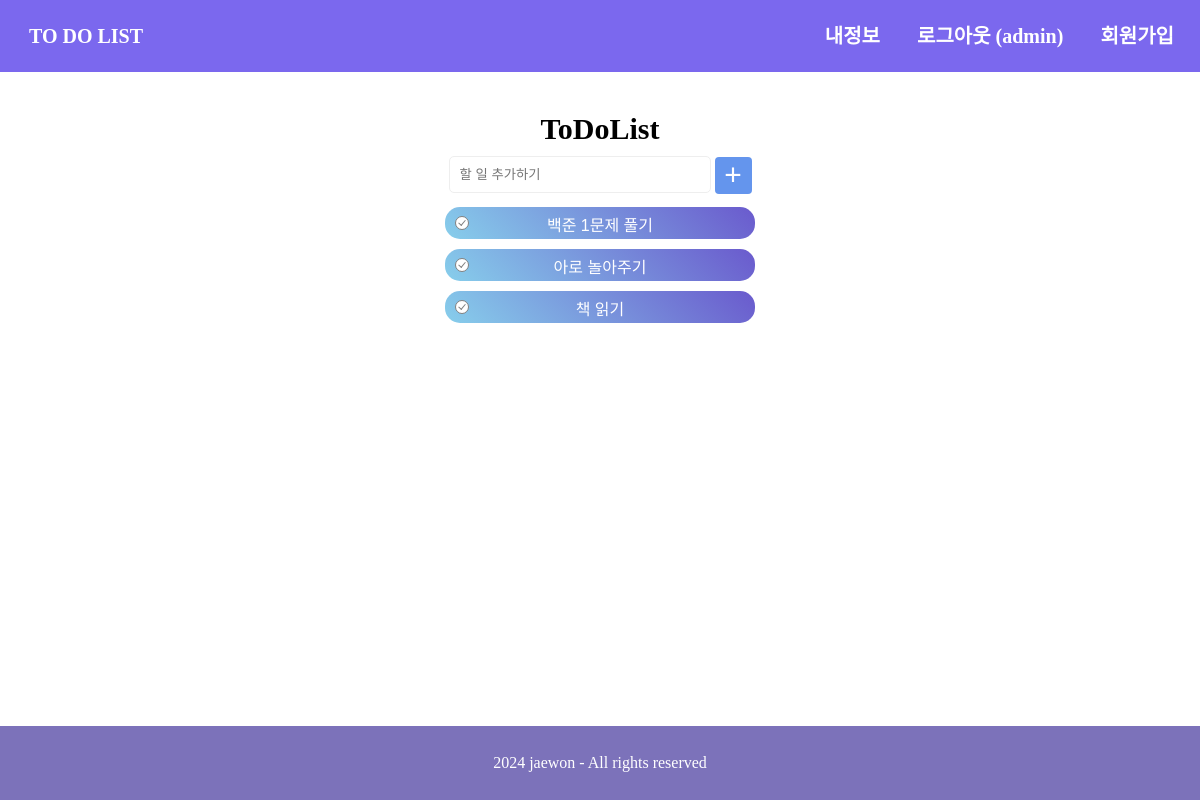
The page /todolists/ (signed in) on the database as committed earlier.
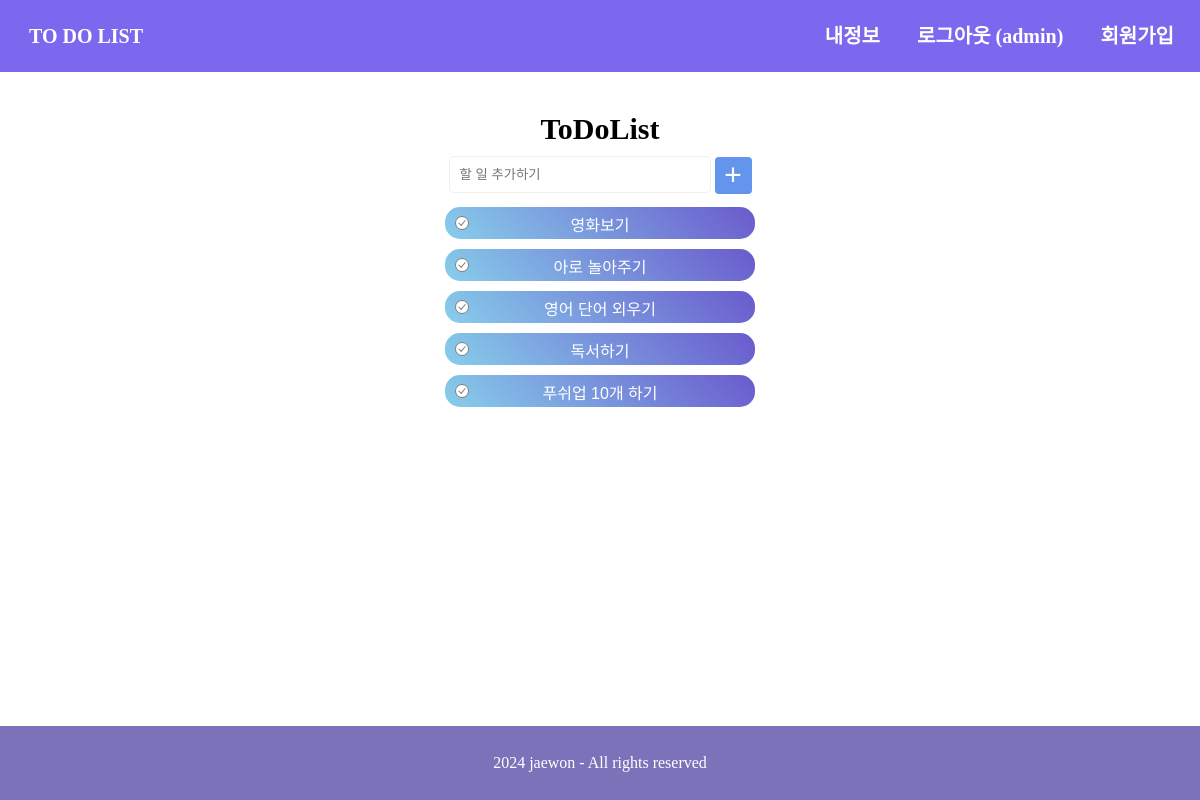
The same page on the database as committed later.
### todolists/models.py (models this page shows, shortened)
class Todo(models.Model):
  author = models.ForeignKey(User, on_delete=models.CASCADE)
  content = models.TextField()
  completed = models.BooleanField(default=False)
  create_date = models.DateTimeField()

### todolists/views.py (the view)
# urls.py: path('', views.index, name='index'),
def index(request):
  cur_user = request.user
  if request.method == 'POST':
    if cur_user.is_authenticated:
      form = TodoForm(request.POST)
      if form.is_valid():
        todo = form.save(commit=False)
        todo.create_date = timezone.now()
        todo.author = request.user
        todo.save()
        return redirect('todolists:index')
      else:
        return redirect('todolists:index')
    return redirect('common:login')
  else:
    if cur_user.is_authenticated:
      todo_list = Todo.objects.order_by('create_date').filter(author=request.user)
      context = { 'todo_list':todo_list }
      return render(request, 'todolists/todo_list.html', context)
    else:
      todo_list = []
      context = { 'todo_list':todo_list }
      return render(request, 'todolists/todo_list.html', context)

### templates/todolists/todo_list.html (shortened to what this page needs)
{% extends "base.html" %}
{%block content %}
<section id="add-todo">
  <h1>ToDoList</h1>
  <div id="inputField">
    <form id= "add_form" action="{% url 'todolists:index' %}" method="post">
      <input name="content" id="todoInput" placeholder="할 일 추가하기" autocomplete="off" autofocus>
      <button type="submit" id="addBtn">+</button>
    </form>
  </div>
</section>
<section id="list">
{% if todo_list %}
  <ul>
    {% for todo in todo_list %}
    <div class="todo-container">
      <li class="todo_array">
        {% if todo.completed == True %}
        <input type="checkbox" id="{{ todo.id }}" class="chbox">
        <span class="check-icon com" aria-hidden="true"></span>
        <label class="todo_label com" for="{{ todo.id }}">
          <a href="{% url 'todolists:todo_complete' todo.id %}">{{ todo.content }}</a>
        </label>
        {% else %}
        <span class="check-icon" aria-hidden="true"></span>
        <label class="todo_label" for="{{ todo.id }}">
          <a href="{% url 'todolists:todo_complete' todo.id %}">{{ todo.content }}</a>
        </label>
        {% endif %}
        <a href="{% url 'todolists:todo_delete' todo.id %}" class="deltodo">
        </a>
      </li>
    </div>
    {% endfor %}
  </ul>
{% else %}
  <p class="endtodo">오늘 할일을 추가해 보세요</p>
{% endif %}
</section>
{% endblock %}

### templates/base.html (shortened to what this page needs)
{% load static %}
<!DOCTYPE html>
<html lang="ko">
<head>
  <link rel="stylesheet" type="text/css" href="{% static 'style.css' %}?after">
</head>
<body>
  <header class="header">
    <div class="logo-box">
      <a href="{% url 'todolists:index' %}">
        <span class="logo">
          TO DO LIST
        </span>
      </a>
    </div>
    <nav class="header__nav-item">
      <ul>
        <li class="header__nav-item">
          {% if user.is_authenticated %}
          <a href="{% url 'common:information' %}">내정보</a>
          {% endif %}
        </li>
        <li class="header__nav-item">
          {% if user.is_authenticated %}
          <a href="{% url 'common:logout' %}">로그아웃 ({{ request.user }})</a>
          {% else %}
          <a href="{% url 'common:login' %}">로그인</a>
          {% endif %}
        </li>
        <li class="header__nav-item">
          <a href="{% url 'common:signup' %}">회원가입</a>
        </li>
      </ul>
    </nav>
  </header>
  <main>
      {% block content %}
      {% endblock %}
  </main>
  <footer>
    <p>
      2024 jaewon - All rights reserved
    </p>
  </footer>
</body>
</html>

### static/style.css (style rules this page uses)
body { display: flex; flex-direction: column; margin: 0; height: 100vh; overflow: hidden; }
main { flex-grow: 1; }
ol, ul { margin: 0; padding: 0; list-style: none; }
a { text-decoration: none; color: inherit; }
label { font-family: 'TheJamsil5Bold', sans-serif; cursor: pointer; display: block; margin-bottom: 8px; color: #fff; }
.header { display: flex; height: 72px; justify-content: space-between; align-items: center; background-color:mediumslateblue; color: white; }
.logo-box { display: inline-block; width: 140px; margin-left: 16px; text-align: center; }
.logo { font-weight: bold; font-size: 20px; }
.header__nav-item { font-weight: bold; font-size: 20px; }
.header__nav-item a { line-height: 72px }
.header__nav-item { display: inline-block; position: relative; }
.header__nav-item:last-child { margin-right: 10px; }
.header__nav-item a { padding: 0 0.8em; }

### static/styles/todolists.css (style rules this page uses)
p { text-align: center; }
.todo-container { display: flex; }
.todo_array { position: relative; border-radius: 15px; color: #fff; transition: box-shadow 0.2s; width: 300px; height: 22px; font-weight: 530; text-align: center; padding: 5px; margin: 5px; background: linear-gradient(45deg, skyblue, slateblue); }
.check-icon { position: absolute; box-sizing: border-box; display: inline-block; width: 14px; height: 14px; border-radius: 50%; background-color: #fff; border: 1px solid gray; position: absolute; left: 10px; top: 50%; transform: translateY(-50%); }
.check-icon::before { content: ""; position: absolute; box-sizing: border-box; width: 30%; height: 55%; left: 50%; top: 50%; transform: translateX(-50%) translateY(-70%) rotateZ(40deg); border-right: 1.7px solid gray; border-bottom: 1.7px solid gray; }
.deltodo { display: inline-block; position: absolute; right: 15px; top: 50%; transform: translateY(-50%); z-index: 2; width: 14px; height: 14px; visibility: none; }

### static/styles/main.css (style rules this page uses)
main { display: flex; position: relative; flex-direction: column; align-items: center; }
#add-todo { position: absolute; top: 40px; }
h1 { margin: 0; text-align: center; font-size: 30px; }
#inputField { margin-top: 10px; }
#todoInput { width: 240px; border: 1px solid #eee; border-radius: 5px; padding: 10px; }
#addBtn { width: 37px; height: 37px; border: none; font-size: 30px; color: white; background-color:cornflowerblue; border-radius: 4px; cursor: pointer; vertical-align: middle; transition: box-shadow 0.2s; }
#list { position: absolute; top: 130px; }

### static/styles/footer.css (style rules this page uses)
p { margin: 0; }
footer { padding: 28px; font-size: 16px; color: white; background-color: rgb(124, 114, 186); }

Rows that differ between the two databases and show on the page:
removed Todo: content "백준 1문제 풀기"
removed Todo: content "책 읽기"
added Todo: content "영화보기"
added Todo: content "영어 단어 외우기"
added Todo: content "독서하기"
added Todo: content "푸쉬업 10개 하기"
